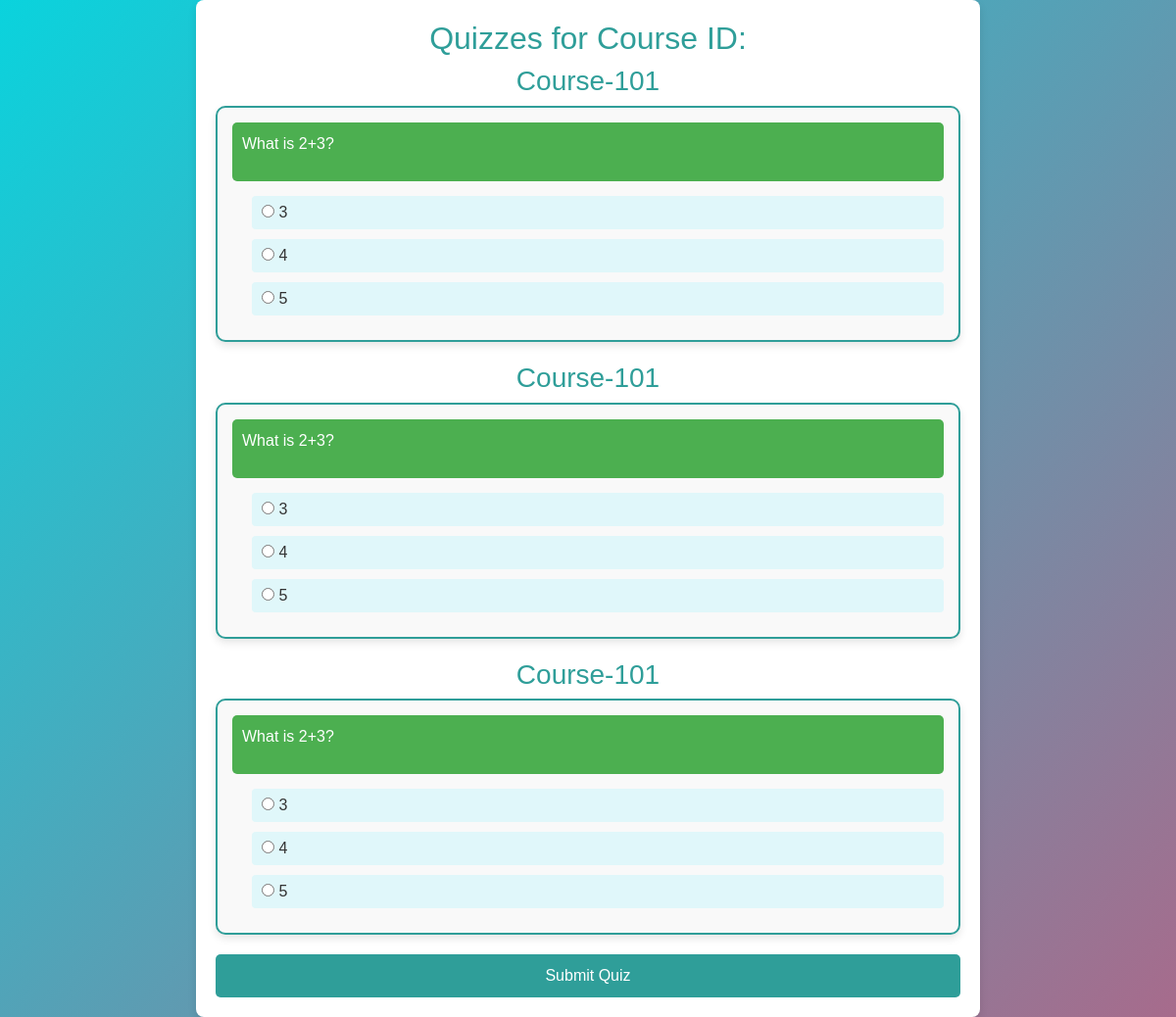
Page /core/quiz/Course-101/ (signed in) on the committed database.
### core/models.py (models this page shows, shortened)
class Quiz(models.Model):
    course_id = models.CharField(max_length=50)
    question = models.TextField(help_text="Main question text")
    correct_answer = models.TextField(help_text="Correct answer for the question")
    image = models.ImageField(upload_to='quiz_images/', blank=True, null=True, help_text="Optional image for the quiz")
    upload_date = models.DateField(auto_now_add=True)
    deadline = models.DateTimeField(default=lambda: timezone.now() + timedelta(days=1), help_text="Deadline for the quiz")

class Question(models.Model):
    quiz = models.ForeignKey(Quiz, related_name='questions', on_delete=models.CASCADE)
    question_text = models.CharField(max_length=255, help_text="The text of the question")
    correct_answer = models.CharField(max_length=100, help_text="Correct answer text")

class Choice(models.Model):
    question = models.ForeignKey(Question, related_name='choices', on_delete=models.CASCADE)
    choice_text = models.CharField(max_length=255, help_text="Answer choice text")
    is_correct = models.BooleanField(default=False, help_text="Mark if this is the correct choice")

### core/views.py (the view, shortened to what this page needs)
# urls.py: path('quiz/<str:course_id>/', views.take_quiz, name='take_quiz'),
@login_required
def take_quiz(request, course_id):
    quizzes = Quiz.objects.filter(course_id=course_id)
    if not quizzes:
        return render(request, 'core/error.html', {'message': 'No quizzes found for this course.'})
    return render(request, 'core/quiz_form.html', {'quizzes': quizzes})

### core/templates/core/quiz_form.html (shortened to what this page needs)
<!DOCTYPE html>
<html lang="en">
<head>
    <link rel="stylesheet" href="https://stackpath.bootstrapcdn.com/bootstrap/4.5.2/css/bootstrap.min.css">
</head>
<body>
    <div class="container">
        <h2>Quizzes for Course ID: {{ course_id }}</h2>
        <form method="POST">
            {% for quiz in quizzes %}
                <h3> {{ quiz.course_id }}</h3>
                {% for question in quiz.questions.all %}
                    <div class="quiz-box">
                        <div class="question-text">
                            <p>{{ question.question_text }}</p>
                        </div>
                        <div class="options">
                            {% for choice in question.choices.all %}
                                <label>
                                    <input type="radio" name="question_{{ question.id }}" value="{{ choice.choice_text }}">
                                    {{ choice.choice_text }}
                                </label>
                            {% endfor %}
                        </div>
                    </div>
                {% endfor %}
            {% endfor %}
            <button type="submit">Submit Quiz</button>
        </form>
    </div>
</body>
</html>

### core/templates/core/quiz_form.html (style rules this page uses)
body { font-family: 'Arial', sans-serif; background: linear-gradient(135deg, #0ad3dd, #a76b8c); color: #333; margin: 0; padding: 0; min-height: 100vh; display: flex; justify-content: center; align-items: center; }
.container { max-width: 800px; background: #fff; border-radius: 8px; box-shadow: 0 4px 8px rgba(0, 0, 0, 0.1); padding: 20px; animation: fadeIn 1s ease-in-out; }
h2, h3 { text-align: center; color: #2F9E99; }
.quiz-box { border: 2px solid #2F9E99; border-radius: 10px; padding: 15px; margin-bottom: 20px; box-shadow: 0 4px 8px rgba(0, 0, 0, 0.1); animation: slideIn 0.8s ease-out; background: #f9f9f9; }
.question-text { background: #4CAF50; color: #fff; padding: 10px; border-radius: 5px; margin-bottom: 15px; }
.options { margin-left: 20px; }
.options label { display: block; padding: 5px 10px; background: #e0f7fa; border-radius: 4px; margin-bottom: 10px; cursor: pointer; transition: background-color 0.3s; }
button { width: 100%; padding: 10px 15px; font-size: 1rem; background: #2F9E99; color: #fff; border: none; border-radius: 5px; cursor: pointer; transition: background-color 0.3s; }

### rows in the picture
Quiz: course_id "Course-101"
Question: question_text "What is 2+3?"
Choice: choice_text "3"
Choice: choice_text "4"
Choice: choice_text "5"
Quiz: course_id "Course-101"
Question: question_text "What is 2+3?"
Choice: choice_text "3"
Choice: choice_text "4"
Choice: choice_text "5"
Quiz: course_id "Course-101"
Question: question_text "What is 2+3?"
Choice: choice_text "3"
Choice: choice_text "4"
Choice: choice_text "5"
